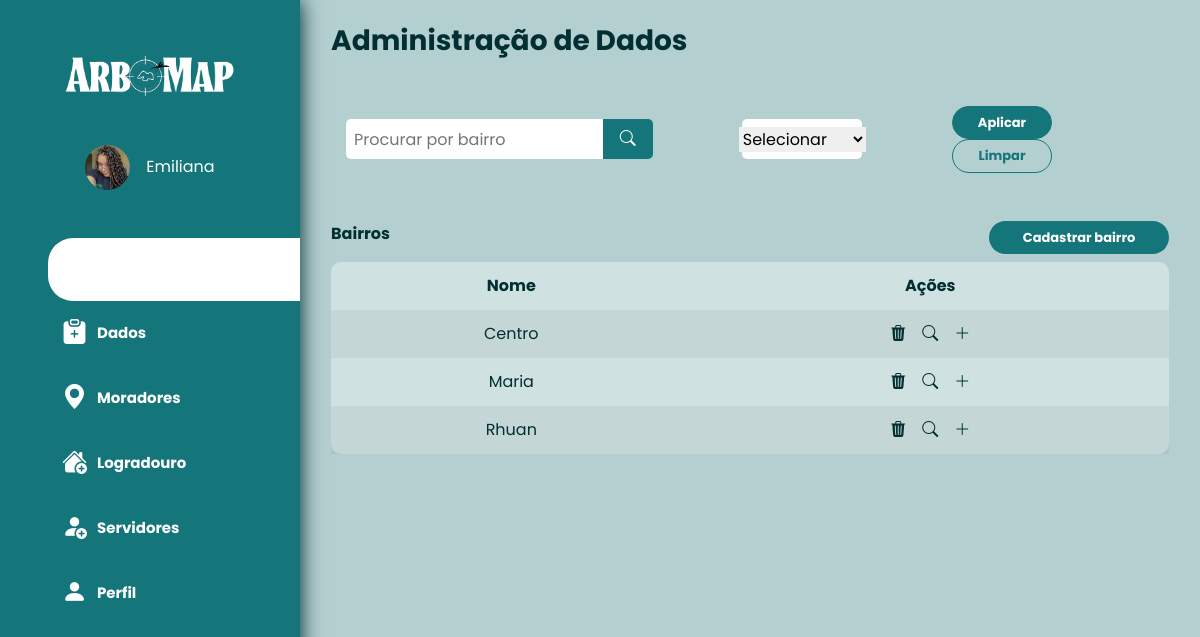
Before: /bairro/listar/ (signed in) with the older database file.
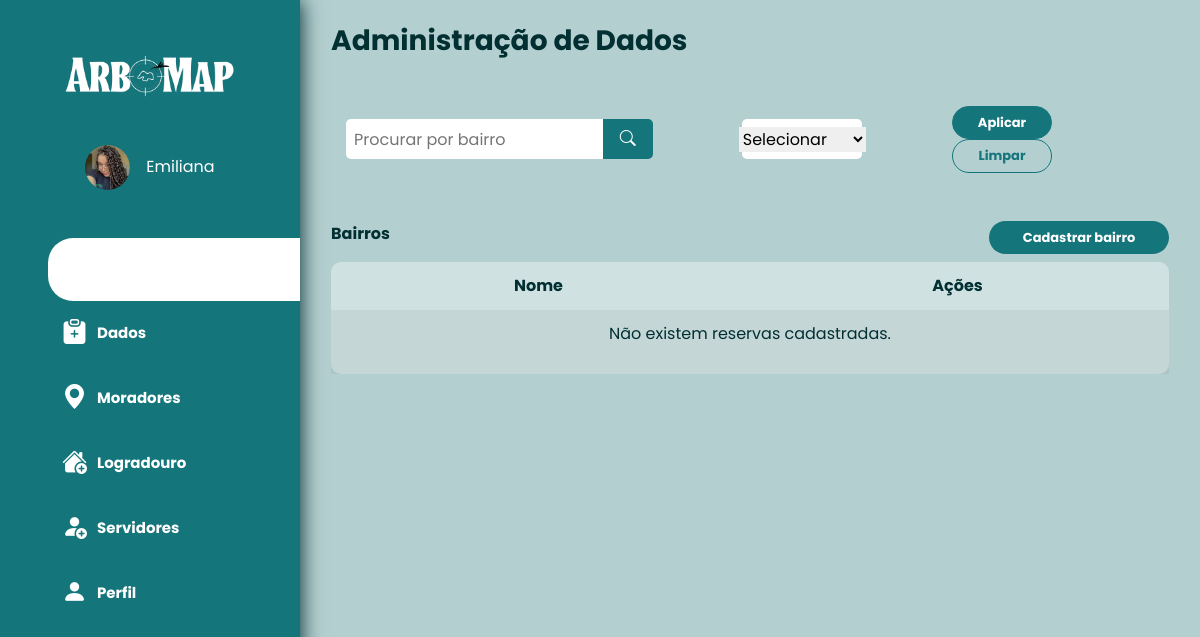
After: the same page with the newer database file.
### bairro/models.py (models this page shows, shortened)
class Bairro (models.Model):
    nome = models.CharField(max_length=MAX_CHAR_FIELD_NAME_LENGTH)
    data_adicao = models.DateTimeField(auto_now_add=True)

### bairro/views.py (the view)
# urls.py: path('bairro/listar/', BairroListView.as_view(), name='bairro_listar'),
class BairroListView(LoginRequiredMixin, generic.ListView):
  model = Bairro
  template_name = "bairro/bairros.html"

### bairro/templates/bairro/bairros.html (shortened to what this page needs)
{% extends 'base.html' %}
{% block content %}
  <div class="mt-2">
    <h3 style="color:#022F32;"><strong>Administração de Dados</strong></h3>
    <div class="row col-12 mb-5 mt-5 d-flex justify-content-around">
      <form method="GET" action="{% url 'filtro_bairros' %}" class="d-flex justify-content-center align-items-center w-100">
        <div class="col-5 d-flex align-items-center justify-content-center" >
            <div style="width: 100%; border-start-start-radius: 5px;border-end-end-radius: 0px; border-end-start-radius: 5px;border-start-end-radius: 0px; height: 40px; align-items: center; display: flex; color: #022f32; background-color: #FFFFFF;">
              <input style="height: 40px;border-start-start-radius: 5px;border-end-end-radius: 0px; border-end-start-radius: 5px;border-start-end-radius: 0px;" class="ml-2" placeholder="Procurar por bairro" type="text" name="termo_bairro" id="termo_bairro" value="{{ termo_bairro }}">
            </div>
            <div>
              <button class="justify-content-center d-flex" type="submit" style="width: 50px; border-end-end-radius: 5px; border-start-end-radius: 5px; height: 40px; align-items: center; display: flex; color: #022f32; background-color: #14757B; border: none; outline: none;"><i class="bi bi-search text-white"></i></button>
            </div>
        </div>
        <div class="col-4 d-flex align-items-center justify-content-center">
          <div class="d-flex align-items-center justify-content-center" style="width: 50%; border-radius: 5px; height: 40px; align-items: center; display: flex; color: #022f32; background-color: #FFFFFF;">
            <select name="ordenacao" id="ordenacao" style="border: none; outline: none;">
              <option>Selecionar</option>
          </select>
          </div>
        </div>
        <div class="col-3 d-flex align-items-center justify-content-center">
          <div class="" style="">
            <a href="#" ><button class="btn " id="bt3" type="submit"><strong>Aplicar</strong></button></a>
            <a href="{% url 'bairro_listar' %}" class="btn " id="bt2"><strong>Limpar</strong></a>
          </div>
        </div>
      </form>
    </div>
    <div class="d-flex justify-content-between align-items-center mb-2">
      <div>
        <h6 style="color:#022F32;"><strong>Bairros</strong></h6>
      </div>
      <div>
        <a href="{% url 'bairro_criar' %}" class="btn" id="bt1" style="width: 180px;"><strong>Cadastrar bairro</strong></a>
      </div>
    </div>
    <div class="table-responsive">
      <table class="table table-striped table-borderless">
        <thead>
          <tr class="text-center">
            <th scope="col">Nome</th>
            <th scope="col">Ações</th>
          </tr>
        </thead>
        <tbody>
          {% for object in object_list %}
            <tr class="text-center">
              <td>{{ object.nome }}</td>
              <td>
                <div class="d-flex justify-content-center">
                  <a href="{% url 'bairro_remover' pk=object.pk %}" class="mr-3"><i class="bi bi-trash3-fill" id="tableicon"></i></a>
                  <a href="{% url 'bairro_detalhe' pk=object.pk %}" class="mr-3"><i class="bi bi-search" id="tableicon"></i></a>
                  <a href=""><i class="bi bi-plus-lg" id="tableicon"></i></a>
                </div>
              </td>
            </tr>
            {% empty %}
            <tr class="text-center">
              <td colspan="2">
                <p>Não existem reservas cadastradas.</p>
              </td>
            </tr>
          {% endfor %}
        </tbody>
      </table>
    </div>
  </div>
{% endblock %}

Changed rows visible on the page:
removed Bairro: nome "Centro"
removed Bairro: nome "Maria"
removed Bairro: nome "Rhuan"
Other visible differences:
text now shown: "Não existem reservas cadastradas."
